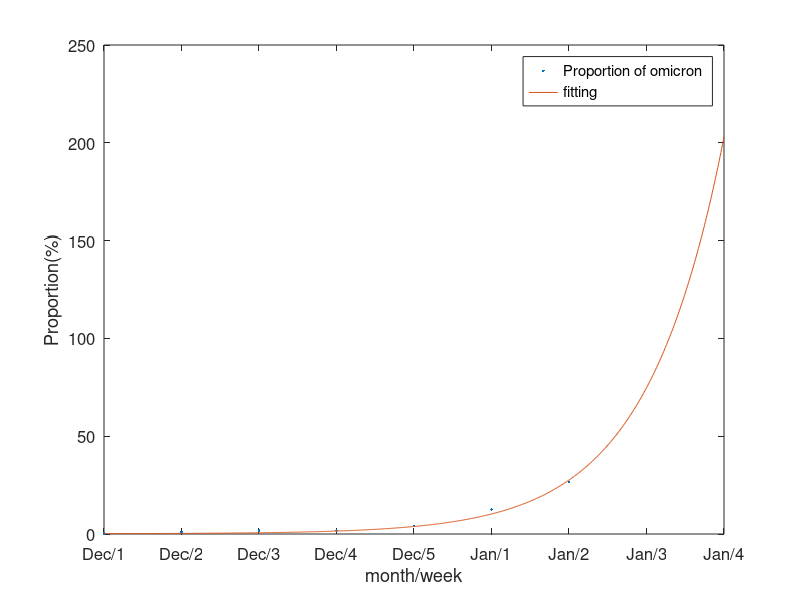

This figure's MATLAB source:
t1 = 0 : 6;
d = [0.2 1.1 1.7 1.8 4 12.5 26.7];
t2 = 0 : 0.01 : 8;
fun = @(r)r*(exp(t1)-1)+0.2-d;
x0 = 0.01;
x = lsqnonlin(fun,x0);

figure1 = figure('pos', [10 10 600 350]);
plot(t1,d,'.',t2,x*(exp(t2)-1)+0.2,'MarkerSize',8);
xticks([0 1 2 3 4 5 6 7 8])
xticklabels({'Dec/1', 'Dec/2', 'Dec/3', 'Dec/4', 'Dec/5', 'Jan/1', 'Jan/2', 'Jan/3', 'Jan/4'})
xlabel('month/week')
ylabel('Proportion(%)')
legend('Proportion of omicron','fitting')
set(gca, 'FontSize', 12)
saveas(gca, sprintf('variant_proportion.eps'), 'epsc')